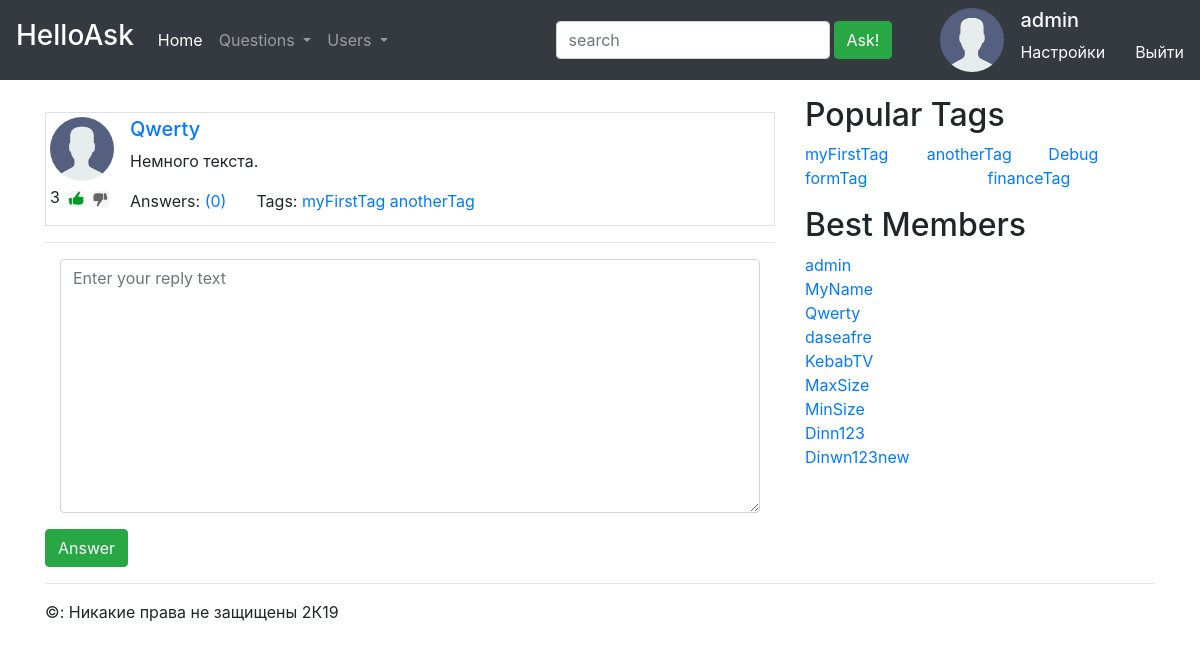
/asker/questions/1/ (signed in), run on the app's committed database.
### asker/models.py (models this page shows, shortened)
class Question(models.Model):
    title = models.CharField(max_length = 128, db_index=True)
    text = models.TextField()
    createDate = models.DateTimeField(auto_now_add=True)
    user = models.ForeignKey(User, on_delete = models.CASCADE)
    tags = models.ManyToManyField('Tag', blank=True, related_name='questions')
    votes = GenericRelation(LikeDislike, related_query_name='questions')
    objects = QuestionManager()
    def get_absolute_url(self):
        return reverse('QuestionDetail', kwargs={'pk': self.pk})

class Tag(models.Model):
    tagName = models.CharField(max_length = 16, unique = True)
    slug = models.SlugField(max_length=128)
    objects = TagManager()
    def __str__(self):
        return self.tagName
    def get_absolute_url(self):
        return reverse('TagDetail', kwargs={'slug': self.slug})

### asker/views.py (the view, shortened to what this page needs)
# urls.py: path('questions/<int:pk>/', questionDetail, name='QuestionDetail'),
@login_required(login_url='/asker/login')
def questionDetail(request, pk):
    errors = []
    question = get_object_or_404(Question.objects.annotate(numb_answers=Count('answers')), pk=pk)
    object_list = question.answers.all()
    obj = question
    form = WriteAnswerForm
    paginator = Paginator(object_list, 3)
    page = request.GET.get('page')
    object_list = paginator.get_page(page)
    return render(request, 'asker/questionDetail.html', {'obj': obj, 'object_list':  object_list, 'form': form, 'messages': errors})

### asker/models.py (called while the page is built)
    def sumRating(self):
        return self.get_queryset().filter(vote__gt=0).count() - self.get_queryset().filter(vote__lt=0).count()

### asker/templatetags/hot.py (called while the page is built)
@register.inclusion_tag('asker/include/tags.html')
def Hot_tags_users():
    hot_tags = Tag.objects.all()
    hot_users = User.objects.all()
    return {'hot_tags': hot_tags, 'hot_users': hot_users}

### templates/asker/questionDetail.html (shortened to what this page needs)
{% extends "asker/base.html" %}
{% load static %}
{% block mainContent %}
  {% include "asker/include/questionPost.html" %}
  <hr>
  <form class="form-horizontal" action="{{ request.path }}" method="post">
    <div class="col-md-12">
        <div class="form-group">{{ form.text }}</div>
    </div>
    <input type="submit" value="Answer" class="btn btn-success"/>
</form>
{% endblock %}

### templates/asker/include/authorized.html
{% block content %}
{% load static %}
<form>
  <div class="media ml-5">
    <img src="{% static 'img/noAvatarIcon.png' %}" class="img-fluid mr-3" alt="generic placeholder">
    <div class="media-body">
      <h5 class="text-light">{{ user.username }}</h5>
      <div clas="container">
        <div class="row">
          <div class="col">
            <a class="text-light" href="{% url 'settings' %}">Настройки</a>
          </div>
          <div class="col">
            <a href="{% url 'signout' %}" class="text-light">Выйти</a>
          </div>
        </div>
      </div>
    </div>
  </div>
</form>
{% endblock %}

### templates/asker/include/questionPost.html
{% block content %}
{% load static %}
<div class="media border mt-3">
  <div class="ml-1 mt-1">
    <img src="{% static 'img/noAvatarIcon.png' %}" class="img-fluid mb-1" alt="generic placeholder">
    <p>
      {{obj.votes.sumRating}}
      <a href="#"><img src="{% static 'img/like.jpg' %}" width="16" height="16" class="mr-1 ml-1"
          alt="generic placeholder"></a>
      <a href="#"><img src="{% static 'img/dislike.jpg' %}" width="16" height="16" class="mr-0"
          alt="generic placeholder"></a>
    </p>
  </div>
  <div class="media-body ml-3 mt-1 mb-1">
    <a href="{{obj.get_absolute_url }}">
      <h5>{{obj.title}}</h5>
    </a>
    <p>{{obj.text}}</p>
    <div clas="container">
      <div class="row">
        <div class="col-auto">
          Answers: <a href="{{ obj.get_absolute_url}} ">({{obj.numb_answers}})</a>
        </div>
        <div class="col">
          Tags:
          {% for tag in obj.tags.all %}
          <a href="{{ tag.get_absolute_url }}">{{tag.tagName}} </a>
          {% endfor %}
        </div>
      </div>
    </div>
  </div>
</div>
{% endblock %}

### templates/asker/include/tags.html
{% load hot %}
{% block content %}
<div class="container mb-3 pl-0">
  <h2>Popular Tags</h2>
  <div class="row">
    {% for tag in hot_tags %}
    <div class="col">
      <a href="{{ tag.get_absolute_url }}">{{tag}}</a>
    </div>
    {% endfor %}
  </div>
</div>
<div class="container mb-3 pl-0">
  <h2>Best Members</h2>
  {% for user in hot_users %}
  <div class="row">
    <div class="col">
      <a href="#">{{user}}</a>
    </div>
  </div>
  {% endfor %}
</div>
{% endblock %}

### data on the page
Question: votes.sumRating "3", title "Qwerty", text "Немного текста.", numb_answers "0"
Tag: tagName "myFirstTag"
Tag: tagName "anotherTag"
Tag: tagName "Debug"
Tag: tagName "formTag"
Tag: tagName "financeTag"

### other printed values
{{ user.username }} "admin"
{{ user }} "admin"
{{ user }} "MyName"
{{ user }} "Qwerty"
{{ user }} "daseafre"
{{ user }} "KebabTV"
{{ user }} "MaxSize"
{{ user }} "MinSize"
{{ user }} "Dinn123"
{{ user }} "Dinwn123new"
